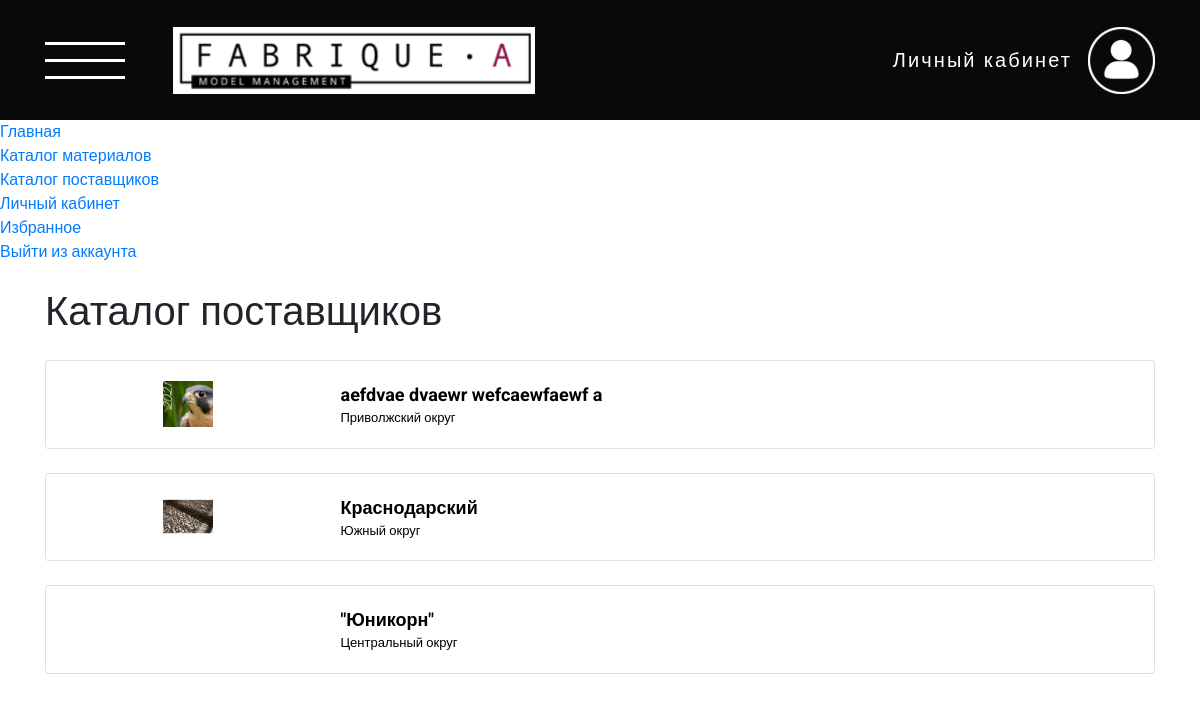
Screenshot of /cloth/supplier/ (signed in) with the database file from the repository.
### cloth/models.py (models this page shows, shortened)
class Supplier(models.Model):
    DISTRICT = [
    ('cenral', 'Центральный'),
    ('northwest', 'Северо-западный'),
    ('ural', 'Уральский'),
    ('south', 'Южный'),
    ('privolzhsky', 'Приволжский'),
    ('fareastern', 'Дальневосточный'),
    ('siberian', 'Сибирский'),
]
    name = models.CharField(max_length=254, verbose_name=_("Название"))
    description = models.CharField(max_length=254, verbose_name=_("Описание"), null=True, blank=True)
    date_of_foundation = models.CharField(max_length=254, verbose_name=_("Дата основания"), null=True, blank=True)
    logo = models.ImageField(null=True, blank=True, verbose_name=_("Логотип"))
    district = models.CharField(_("Округ"), max_length=25, choices = DISTRICT)
    types_of_fabrics = models.CharField(_("Виды тканей"), max_length=254, null=True, blank=True)
    address = models.CharField(max_length=254, null=True, blank=True, verbose_name=_("Адрес"))
    phone = models.CharField(max_length=254, null=True, blank=True, verbose_name=_("Номер телефона"))
    email = models.EmailField(_("E-mail"), max_length=254, null=True, blank=True)
    link_to_the_catalog = models.URLField(_("Ссылка на каталог"), max_length=200, null=True, blank=True)
    link_to_the_site = models.URLField(_("Ссылка на сайт"), max_length=200, null=True, blank=True)
    class Meta:
        verbose_name = _("Поставщик")
        verbose_name_plural = _("Поставщики")

### cloth/views.py (the view)
# urls.py: path("supplier/", SupplierListView.as_view(), name="supplier-list"),
class SupplierListView(ListView):
    model = Supplier
    template_name = "pages/supplier/list.html"
    def get_context_data(self, **kwargs):
        context = super().get_context_data(**kwargs)
        context['object_list'] = Supplier.objects.all().order_by('-id')
        return context

### templates/pages/supplier/list.html (shortened to what this page needs)
{% extends "base.html" %}
{% load static %}
{% block header %}
  {% include 'include/header.html' %}
{% endblock header %}
{% block content %}
  <section class="supplier-list">
    <div class="container">
      <div class="row">
        <div class="col-12 my-4">
          <h1>
            Каталог поставщиков
          </h1>
        </div>
        {% if object_list|length == 0 %}
          <div class="col-12 text-center">
            <h3>
              Пока ничего не добавлено
            </h3>
          </div>
        {% elif object_list|length > 0 %}
          {% for item in object_list %}
            <div class="col-12 mb-4">
              <a class="cloth-link" href="{% url 'cloth:supplier-detail' pk=item.pk %}">
                <div class="card h-100">
                  <div style="position: relative;" class="card-body">
                    <div class="row h-100">
                      <div class="col-3 d-flex align-items-center justify-content-center">
                        {% if item.logo %}
                          <img src="{{item.logo.url}}" alt="image" class="supplier-list__img">
                        {% endif %}
                      </div>
                      <div class="col-9 d-flex flex-column justify-content-center">
                        <p class="cloth-card-name">{{item.name}}</p>
                        <p class="supplier-list-district">{{item.get_district_display}} округ</p>
                      </div>
                    </div>
                  </div>
                </div>
              </a>
            </div>
          {% endfor %}
        {% endif %}
      </div>
    </div>
  </section>
{% endblock content %}

### static/css/main.css (style rules this page uses)
body { font-family: 'Roboto', sans-serif; font-weight: 400; font-size: 16px; }
*, *::before, *::after { box-sizing: border-box; }
body, h1, h2, h3, h4, p, ul[class], ol[class], li, figure, figcaption, blockquote, dl, dd { margin: 0; }
body { min-height: 100vh; scroll-behavior: smooth; text-rendering: optimizeSpeed; line-height: 1.5; }
img { max-width: 100%; display: block; }
.cloth-link { text-decoration: none; color: #000; }
.cloth-card-name { font-size: 18px; font-weight: bold; }
.supplier-list__img { width: 50px !important; }
.supplier-list-district { font-size: 13px; }

### rows the page displays
Supplier: logo (picture), name "aefdvae dvaewr wefcaewfaewf a", district "Приволжский"
Supplier: logo (picture), name "Краснодарский", district "Южный"
Supplier: name "\"Юникорн\"", district "Центральный"
